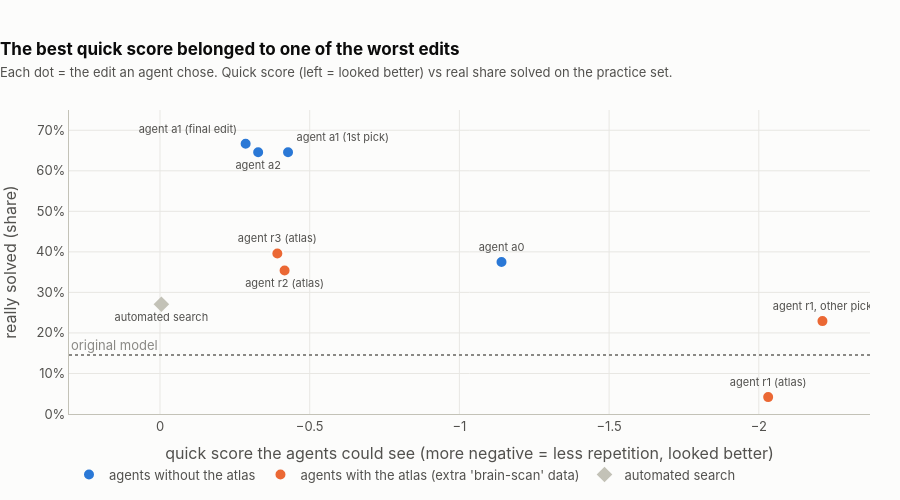

The notebook cell this image was saved under:
### Markdown cell above
## 6. The trap: cheap scores lie

Running the model on real problems is slow: 16 problems take about 10 minutes. So we first gave the agents a fast
"quick score" that measures how much the model *wants* to repeat itself, without letting it actually write answers.
This chart checks whether that quick score predicts real performance.

### Code cell
def ledger(run, kind="ledger"):
    p = DATA / "m2a" / "runs" / run / f"{kind}.jsonl"
    return [json.loads(l) for l in open(p)] if p.exists() else []

PICKS = [("m2a_a0", "a0", "agent a0"), ("m2a_r1", "r1", "agent r1 (atlas)"), ("m2a_r1_192156_139", "r1", "agent r1, other pick"),
         ("m2a_a1", "a1", "agent a1 (1st pick)"), (A1, "a1", "agent a1 (final edit)"), ("m2a_r2", "r2", "agent r2 (atlas)"),
         ("m2a_a2", "a2", "agent a2"), ("m2a_r3", "r3", "agent r3 (atlas)"), ("m2a_naive", "naive", "automated search")]
pts = []
for arm, run, name in PICKS:
    final = json.load(open(DATA / "m2a" / "runs" / run / "final.json"))
    cid = {"m2a_r1_192156_139": "192156_139", A1: "062959_102"}.get(arm, final["ranked"][0])
    br = {r["id"]: r["branch_rep"] for r in ledger(run)}.get(cid)
    if br is None: continue
    s = gen["dev48"][arm]["summary"]
    pts.append((name, br, s["acc"], s["cut"], run in ("r1", "r2", "r3")))
fig = go.Figure()
for atlas, col, nm in [(False, BLUE, "agents without the atlas"), (True, ORANGE, "agents with the atlas (extra 'brain-scan' data)")]:
    P = [p for p in pts if p[4] == atlas and p[0] != "automated search"]
    POS = {"agent a1 (final edit)": "top left", "agent a2": "bottom center", "agent a1 (1st pick)": "top right",
           "agent r3 (atlas)": "top center", "agent r2 (atlas)": "bottom center"}
    fig.add_scatter(x=[p[1] for p in P], y=[p[2] for p in P], mode="markers+text", name=nm, text=[p[0] for p in P],
                    textposition=[POS.get(p[0], "top center") for p in P], textfont=dict(color=INK2, size=11),
                    marker=dict(size=12, color=col, line=dict(color=SURFACE, width=2)),
                    customdata=[[p[0], p[3]] for p in P],
                    hovertemplate="<b>%{customdata[0]}</b><br>quick score: %{x:.2f} (more negative = looked better)<br>real result: solved %{y:.0%}, ran out of space %{customdata[1]:.0%}<extra></extra>")
P = [p for p in pts if p[0] == "automated search"]
fig.add_scatter(x=[p[1] for p in P], y=[p[2] for p in P], mode="markers+text", name="automated search", text=["automated search"],
                textposition="bottom center", textfont=dict(color=INK2, size=11), marker=dict(size=12, color=LIGHTGRAY, symbol="diamond"),
                hovertemplate="<b>automated search</b><br>quick score: %{x:.2f}<br>real result: solved %{y:.0%}<extra></extra>")
fig.add_hline(y=gen["dev48"]["base"]["summary"]["acc"], line_dash="dot", line_color=GRAY)
fig.add_annotation(x=0, y=gen["dev48"]["base"]["summary"]["acc"], text="original model", showarrow=False, xanchor="right", yshift=10, font=dict(color=GRAY))
style(fig, 500, "The best quick score belonged to one of the worst edits",
      "Each dot = the edit an agent chose. Quick score (left = looked better) vs real share solved on the practice set.")
fig.update_xaxes(title="quick score the agents could see (more negative = less repetition, looked better)", autorange="reversed", zeroline=False)
fig.update_yaxes(title="really solved (share)", tickformat=".0%", range=[0, 0.75])
show(fig)

### Figure 1 — Plotly figure (JSON) as saved in the notebook; plotly's stock layout.template omitted (floating-point values rounded to 4 significant figures)
{"data": [{"customdata": [["agent a0", 0.5417], ["agent a1 (1st pick)", 0.04167], ["agent a1 (final edit)", 0.1667], ["agent a2", 0.08333]], "hovertemplate": "<b>%{customdata[0]}</b><br>quick score: %{x:.2f} (more negative = looked better)<br>real result: solved %{y:.0%}, ran out of space %{customdata[1]:.0%}<extra></extra>", "marker": {"color": "#2a78d6", "line": {"color": "#fcfcfb", "width": 2}, "size": 12}, "mode": "markers+text", "name": "agents without the atlas", "text": ["agent a0", "agent a1 (1st pick)", "agent a1 (final edit)", "agent a2"], "textfont": {"color": "#52514e", "size": 11}, "textposition": ["top center", "top right", "top left", "bottom center"], "type": "scatter", "x": [-1.141, -0.4277, -0.286, -0.3278], "y": [0.375, 0.6458, 0.6667, 0.6458]}, {"customdata": [["agent r1 (atlas)", 0.9583], ["agent r1, other pick", 0.7708], ["agent r2 (atlas)", 0.6042], ["agent r3 (atlas)", 0.5417]], "hovertemplate": "<b>%{customdata[0]}</b><br>quick score: %{x:.2f} (more negative = looked better)<br>real result: solved %{y:.0%}, ran out of space %{customdata[1]:.0%}<extra></extra>", "marker": {"color": "#eb6834", "line": {"color": "#fcfcfb", "width": 2}, "size": 12}, "mode": "markers+text", "name": "agents with the atlas (extra 'brain-scan' data)", "text": ["agent r1 (atlas)", "agent r1, other pick", "agent r2 (atlas)", "agent r3 (atlas)"], "textfont": {"color": "#52514e", "size": 11}, "textposition": ["top center", "top center", "bottom center", "top center"], "type": "scatter", "x": [-2.031, -2.213, -0.4161, -0.3919], "y": [0.04167, 0.2292, 0.3542, 0.3958]}, {"hovertemplate": "<b>automated search</b><br>quick score: %{x:.2f}<br>real result: solved %{y:.0%}<extra></extra>", "marker": {"color": "#c3c2b7", "size": 12, "symbol": "diamond"}, "mode": "markers+text", "name": "automated search", "text": ["automated search"], "textfont": {"color": "#52514e", "size": 11}, "textposition": "bottom center", "type": "scatter", "x": [-0.004649], "y": [0.2708]}], "layout": {"annotations": [{"font": {"color": "#8a8985"}, "showarrow": false, "text": "original model", "x": 0, "xanchor": "right", "y": 0.1458, "yshift": 10}], "bargap": 0.25, "font": {"color": "#52514e", "family": "Inter, Helvetica, Arial, sans-serif", "size": 13}, "height": 500, "hoverlabel": {"align": "left", "bgcolor": "white", "bordercolor": "#c3c2b7", "font": {"color": "#0b0b0b", "size": 13}}, "legend": {"font": {"color": "#52514e"}, "orientation": "h", "x": 0, "y": -0.15}, "margin": {"b": 40, "l": 10, "r": 30, "t": 110}, "paper_bgcolor": "#fcfcfb", "plot_bgcolor": "#fcfcfb", "shapes": [{"line": {"color": "#8a8985", "dash": "dot"}, "type": "line", "x0": 0, "x1": 1, "xref": "x domain", "y0": 0.1458, "y1": 0.1458, "yref": "y"}], "title": {"font": {"color": "#0b0b0b", "size": 17}, "text": "<b>The best quick score belonged to one of the worst edits</b><br><span style='font-size:13px;color:#52514e'>Each dot = the edit an agent chose. Quick score (left = looked better) vs real share solved on the practice set.</span>", "x": 0, "xanchor": "left"}, "xaxis": {"autorange": "reversed", "gridcolor": "#e8e7e3", "linecolor": "#c3c2b7", "tickfont": {"color": "#52514e"}, "title": {"text": "quick score the agents could see (more negative = less repetition, looked better)"}, "zeroline": false, "zerolinecolor": "#c3c2b7"}, "yaxis": {"gridcolor": "#e8e7e3", "linecolor": "#c3c2b7", "range": [0, 0.75], "tickfont": {"color": "#52514e"}, "tickformat": ".0%", "title": {"text": "really solved (share)"}, "zerolinecolor": "#c3c2b7"}}}
